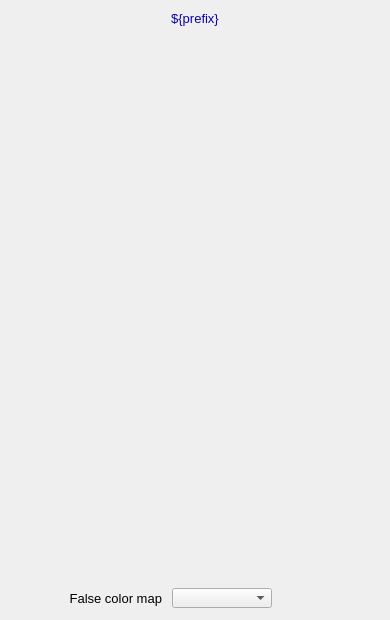
<?xml version="1.0" ?>
<ui version="4.0">
  <class>Dialog</class>
  <widget class="QWidget" name="screen">
    <property name="geometry">
      <rect>
        <x>193</x>
        <y>91</y>
        <width>390</width>
        <height>620</height>
      </rect>
    </property>
    <property name="styleSheet">
      <string notr="true">QWidget#screen {
  color: rgb(0, 0, 0);
  background-color: rgb(187, 187, 187);
  }</string>
    </property>
    <property name="windowTitle">
      <string>NDColorConvert</string>
    </property>
    <widget class="PyDMDrawingRectangle" name="rectangle">
      <property name="geometry">
        <rect>
          <x>0</x>
          <y>5</y>
          <width>390</width>
          <height>25</height>
        </rect>
      </property>
      <property name="brush" stdset="0">
        <brush brushstyle="SolidPattern">
          <color alpha="255">
            <red>218</red>
            <green>218</green>
            <blue>218</blue>
          </color>
        </brush>
      </property>
      <property name="penStyle" stdset="0">
        <enum>Qt::SolidLine</enum>
      </property>
      <property name="penColor" stdset="0">
        <color>
          <red>218</red>
          <green>218</green>
          <blue>218</blue>
        </color>
      </property>
      <property name="penWidth" stdset="0">
        <double>0</double>
      </property>
      <property name="penCapStyle" stdset="0">
        <enum>Qt::FlatCap</enum>
      </property>
      <property name="toolTip">
        <string>rectangle</string>
      </property>
    </widget>
    <widget class="QLabel" name="text">
      <property name="geometry">
        <rect>
          <x>87</x>
          <y>6</y>
          <width>216</width>
          <height>25</height>
        </rect>
      </property>
      <property name="text">
        <string>${prefix}</string>
      </property>
      <property name="font" stdset="0">
        <font>
          <pointsize>10</pointsize>
        </font>
      </property>
      <property name="brush" stdset="0">
        <brush brushstyle="SolidPattern">
          <color alpha="255">
            <red>10</red>
            <green>0</green>
            <blue>184</blue>
          </color>
        </brush>
      </property>
      <property name="toolTip">
        <string>text</string>
      </property>
      <property name="alignment">
        <set>Qt::AlignCenter</set>
      </property>
      <property name="styleSheet">
        <string notr="true">QLabel#text {
  color: rgb(10, 0, 184);
  }</string>
      </property>
    </widget>
    <widget class="PyDMEmbeddedDisplay" name="composite">
      <property name="geometry">
        <rect>
          <x>5</x>
          <y>40</y>
          <width>380</width>
          <height>505</height>
        </rect>
      </property>
      <property name="toolTip">
        <string>composite</string>
      </property>
      <property name="filename" stdset="0">
        <string>PluginBase_V21.ui</string>
      </property>
    </widget>
    <widget class="PyDMFrame" name="composite_1">
      <property name="geometry">
        <rect>
          <x>5</x>
          <y>555</y>
          <width>380</width>
          <height>60</height>
        </rect>
      </property>
      <widget class="PyDMDrawingRectangle" name="rectangle_1">
        <property name="geometry">
          <rect>
            <x>0</x>
            <y>0</y>
            <width>380</width>
            <height>60</height>
          </rect>
        </property>
        <property name="brush" stdset="0">
          <brush brushstyle="NoBrush">
            <color alpha="255">
              <red>0</red>
              <green>0</green>
              <blue>0</blue>
            </color>
          </brush>
        </property>
        <property name="penStyle" stdset="0">
          <enum>Qt::SolidLine</enum>
        </property>
        <property name="penColor" stdset="0">
          <color>
            <red>0</red>
            <green>0</green>
            <blue>0</blue>
          </color>
        </property>
        <property name="penWidth" stdset="0">
          <double>1</double>
        </property>
        <property name="penCapStyle" stdset="0">
          <enum>Qt::FlatCap</enum>
        </property>
        <property name="toolTip">
          <string>rectangle_1</string>
        </property>
      </widget>
      <widget class="PyDMFrame" name="composite_2">
        <property name="geometry">
          <rect>
            <x>7</x>
            <y>8</y>
            <width>366</width>
            <height>20</height>
          </rect>
        </property>
        <widget class="QLabel" name="text_1">
          <property name="geometry">
            <rect>
              <x>5</x>
              <y>555</y>
              <width>150</width>
              <height>20</height>
            </rect>
          </property>
          <property name="text">
            <string>Color mode out</string>
          </property>
          <property name="font" stdset="0">
            <font>
              <pointsize>10</pointsize>
            </font>
          </property>
          <property name="brush" stdset="0">
            <brush brushstyle="SolidPattern">
              <color alpha="255">
                <red>0</red>
                <green>0</green>
                <blue>0</blue>
              </color>
            </brush>
          </property>
          <property name="toolTip">
            <string>text_1</string>
          </property>
          <property name="alignment">
            <set>Qt::AlignRight|Qt::AlignTrailing|Qt::AlignVCenter</set>
          </property>
          <property name="styleSheet">
            <string notr="true">QLabel#text_1 {
  color: rgb(0, 0, 0);
  }</string>
          </property>
        </widget>
        <widget class="PyDMEnumComboBox" name="menu">
          <property name="geometry">
            <rect>
              <x>165</x>
              <y>555</y>
              <width>100</width>
              <height>20</height>
            </rect>
          </property>
          <property name="toolTip">
            <string>${prefix}ColorModeOut</string>
          </property>
          <property name="channel" stdset="0">
            <string>ca://${prefix}ColorModeOut</string>
          </property>
          <property name="font" stdset="0">
            <font>
              <pointsize>10</pointsize>
            </font>
          </property>
          <property name="styleSheet">
            <string notr="true">PyDMEnumComboBox#menu {
  color: rgb(0, 0, 0);
  background-color: rgb(115, 223, 255);
  }</string>
          </property>
        </widget>
        <widget class="PyDMLabel" name="text_update">
          <property name="geometry">
            <rect>
              <x>271</x>
              <y>556</y>
              <width>100</width>
              <height>18</height>
            </rect>
          </property>
          <property name="toolTip">
            <string>PV: ${prefix}ColorModeOut_RBV</string>
          </property>
          <property name="channel" stdset="0">
            <string>ca://${prefix}ColorModeOut_RBV</string>
          </property>
          <property name="font" stdset="0">
            <font>
              <pointsize>10</pointsize>
            </font>
          </property>
          <property name="alignment">
            <set>Qt::AlignLeading|Qt::AlignLeft|Qt::AlignVCenter</set>
          </property>
          <property name="textInteractionFlags">
            <set>Qt::TextSelectableByKeyboard|Qt::TextSelectableByMouse</set>
          </property>
          <property name="styleSheet">
            <string notr="true">PyDMLabel#text_update {
  color: rgb(10, 0, 184);
  background-color: rgb(187, 187, 187);
  }</string>
          </property>
        </widget>
      </widget>
      <widget class="QLabel" name="text_2">
        <property name="geometry">
          <rect>
            <x>7</x>
            <y>33</y>
            <width>150</width>
            <height>20</height>
          </rect>
        </property>
        <property name="text">
          <string>False color map</string>
        </property>
        <property name="font" stdset="0">
          <font>
            <pointsize>10</pointsize>
          </font>
        </property>
        <property name="brush" stdset="0">
          <brush brushstyle="SolidPattern">
            <color alpha="255">
              <red>0</red>
              <green>0</green>
              <blue>0</blue>
            </color>
          </brush>
        </property>
        <property name="toolTip">
          <string>text_2</string>
        </property>
        <property name="alignment">
          <set>Qt::AlignRight|Qt::AlignTrailing|Qt::AlignVCenter</set>
        </property>
        <property name="styleSheet">
          <string notr="true">QLabel#text_2 {
  color: rgb(0, 0, 0);
  }</string>
        </property>
      </widget>
      <widget class="PyDMEnumComboBox" name="menu_1">
        <property name="geometry">
          <rect>
            <x>167</x>
            <y>33</y>
            <width>100</width>
            <height>20</height>
          </rect>
        </property>
        <property name="toolTip">
          <string>${prefix}FalseColor</string>
        </property>
        <property name="channel" stdset="0">
          <string>ca://${prefix}FalseColor</string>
        </property>
        <property name="font" stdset="0">
          <font>
            <pointsize>10</pointsize>
          </font>
        </property>
        <property name="styleSheet">
          <string notr="true">PyDMEnumComboBox#menu_1 {
  color: rgb(0, 0, 0);
  background-color: rgb(115, 223, 255);
  }</string>
        </property>
      </widget>
      <widget class="PyDMLabel" name="text_update_1">
        <property name="geometry">
          <rect>
            <x>273</x>
            <y>34</y>
            <width>100</width>
            <height>18</height>
          </rect>
        </property>
        <property name="toolTip">
          <string>PV: ${prefix}FalseColor_RBV</string>
        </property>
        <property name="channel" stdset="0">
          <string>ca://${prefix}FalseColor_RBV</string>
        </property>
        <property name="font" stdset="0">
          <font>
            <pointsize>10</pointsize>
          </font>
        </property>
        <property name="alignment">
          <set>Qt::AlignLeading|Qt::AlignLeft|Qt::AlignVCenter</set>
        </property>
        <property name="textInteractionFlags">
          <set>Qt::TextSelectableByKeyboard|Qt::TextSelectableByMouse</set>
        </property>
        <property name="styleSheet">
          <string notr="true">PyDMLabel#text_update_1 {
  color: rgb(10, 0, 184);
  background-color: rgb(187, 187, 187);
  }</string>
        </property>
      </widget>
    </widget>
  </widget>
  <customwidgets>
    <customwidget>
      <class>PyDMDrawingRectangle</class>
      <extends>QWidget</extends>
      <header>pydm.widgets.drawing</header>
    </customwidget>
    <customwidget>
      <class>PyDMLabel</class>
      <extends>QLabel</extends>
      <header>pydm.widgets.label</header>
    </customwidget>
    <customwidget>
      <class>PyDMEmbeddedDisplay</class>
      <extends>QFrame</extends>
      <header>pydm.widgets.embedded_display</header>
    </customwidget>
    <customwidget>
      <class>PyDMFrame</class>
      <extends>QFrame</extends>
      <header>pydm.widgets.frame</header>
    </customwidget>
    <customwidget>
      <class>PyDMEnumComboBox</class>
      <extends>QComboBox</extends>
      <header>pydm.widgets.enum_combo_box</header>
    </customwidget>
  </customwidgets>
</ui>
